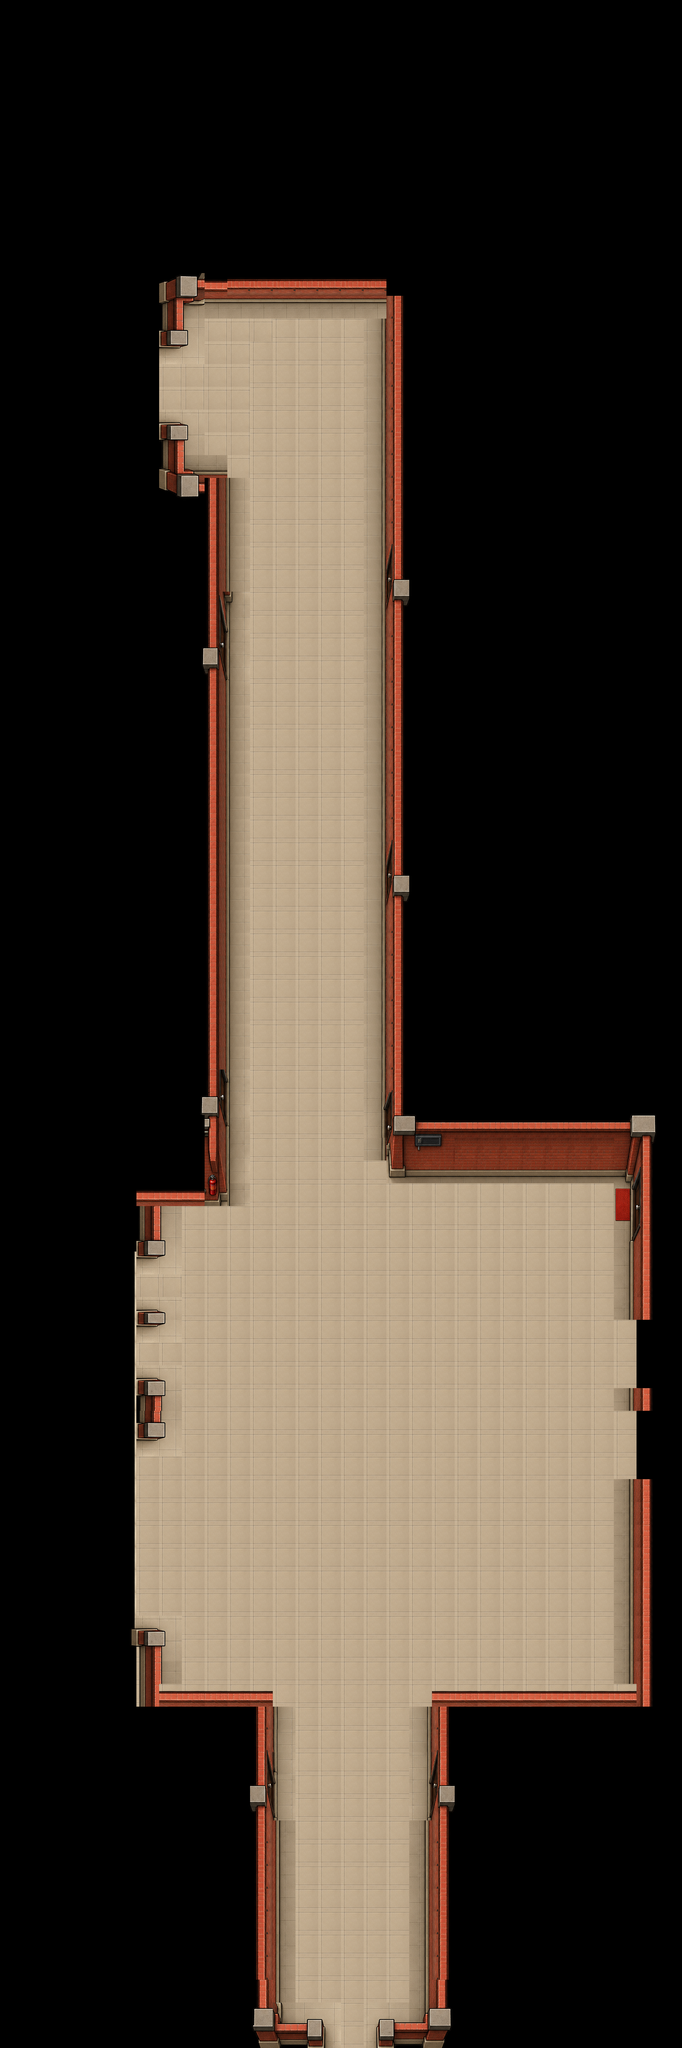

The image is a tile-based game level rendered from a .tmx file. Its description and source (layers, tilesets, objects; grid data summarised) follow:
An orthogonal 30x90 tile map with 64x64 px tiles, 2 tile layers (TileLayer2, TileLayer1), 2 tilesets and 25 objects (18x walls, 5x NPC, PlayerSpawn, AB2_Lobby_to_AB2).

<map version="1.10" tiledversion="1.12.2" orientation="orthogonal" renderorder="right-down" width="30" height="90" tilewidth="64" tileheight="64" infinite="0" nextlayerid="10" nextobjectid="46">
 <tileset firstgid="1" source="../tilesets/lobby_2.tsx" />
 <tileset firstgid="385" source="../tilesets/lobby_1.tsx" />
 <layer id="3" name="TileLayer2" width="30" height="90">
  <data>[2700 cells, 18 non-empty, 1 distinct tile ids]</data>
 </layer>
 <layer id="1" name="TileLayer1" width="30" height="90">
  <data>[2700 cells, 1106 non-empty, 101 distinct tile ids]</data>
 </layer>
 <objectgroup id="4" name="PlayerSpawns">
  <object id="1" name="PlayerSpawn" x="476" y="4324">
   <point />
  </object>
 </objectgroup>
 <objectgroup id="9" name="NPCs">
  <object id="41" type="NPC" x="690.97" y="3243.88" width="78.6667" height="88">
   <properties>
    <property name="model" value="Female14_Forward" />
   </properties>
  </object>
  <object id="42" type="NPC" x="1172.82" y="4291.67" width="78.6667" height="88">
   <properties>
    <property name="model" value="Male16_Forward" />
   </properties>
  </object>
  <object id="43" type="NPC" x="1226.82" y="4351.67" width="78.6667" height="88">
   <properties>
    <property name="model" value="Male15_Left" />
   </properties>
  </object>
  <object id="44" type="NPC" x="1124.82" y="4353.67" width="78.6667" height="88">
   <properties>
    <property name="model" value="Female16_Right" />
   </properties>
  </object>
  <object id="45" type="NPC" x="600.061" y="4419.64" width="78.6667" height="88">
   <properties>
    <property name="model" value="Female16_Left" />
   </properties>
  </object>
 </objectgroup>
 <objectgroup id="8" name="SceneTransitions">
  <object id="25" name="AB2_Lobby_to_AB2" x="345.333" y="4017.33" width="68" height="625.333" />
 </objectgroup>
 <objectgroup id="7" name="Collision">
  <object id="6" name="walls" x="377" y="3350" width="84" height="188" />
  <object id="7" name="walls" x="444" y="3362" width="195" height="35" />
  <object id="8" name="walls" x="576" y="1362" width="62" height="2002" />
  <object id="9" name="walls" x="1122" y="3266" width="686" height="48" />
  <object id="10" name="walls" x="1780" y="3298" width="62" height="1500" />
  <object id="11" name="walls" x="387" y="3682" width="81" height="51" />
  <object id="12" name="walls" x="379.667" y="3869.85" width="88.8182" height="184.848" />
  <object id="13" name="walls" x="400" y="4579" width="65" height="225" />
  <object id="14" name="walls" x="277.636" y="3347.82" width="100" height="1354.55" />
  <object id="15" name="walls" x="394" y="4755" width="386" height="45" />
  <object id="16" name="walls" x="1202" y="4746" width="614" height="60" />
  <object id="18" name="walls" x="1206" y="4800" width="62" height="862" />
  <object id="19" name="walls" x="736" y="4790" width="54" height="876" />
  <object id="20" name="walls" x="700" y="5670" width="594" height="60" />
  <object id="21" name="walls" x="1094" y="838" width="38" height="2466" />
  <object id="22" name="walls" x="522" y="1326" width="114" height="44" />
  <object id="23" name="walls" x="484" y="844" width="44" height="566" />
  <object id="24" name="walls" x="466" y="812" width="638" height="40" />
 </objectgroup>
</map>
